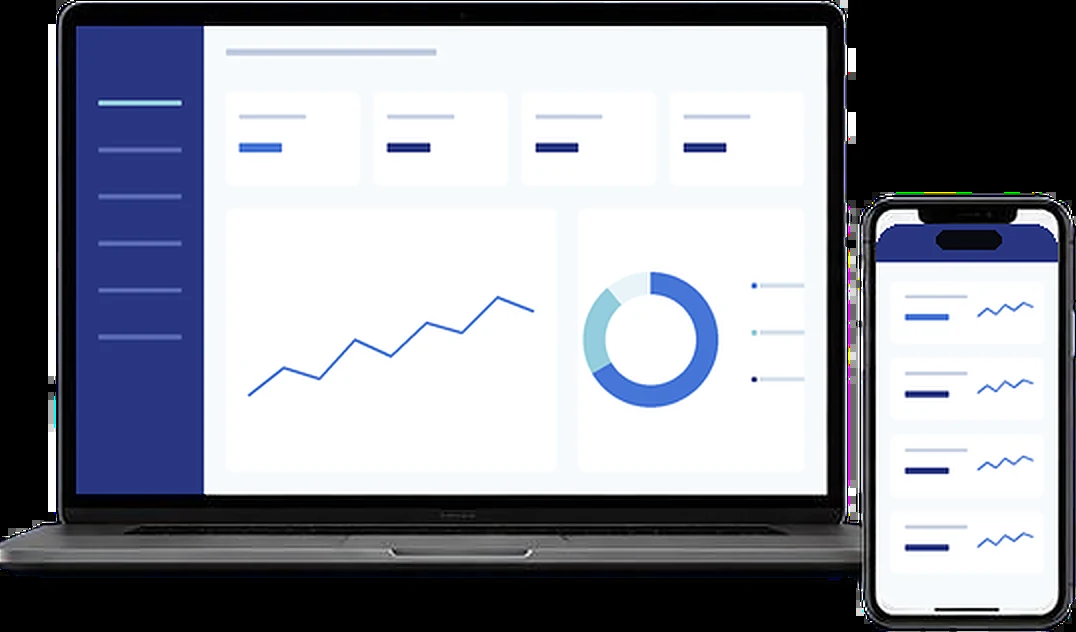
#> input picture build/catalog/qms-ent-cut.webp, 1076 x 632 px
$ python -i cutout_qms.py   (imports and definitions only)
#> lines starting #> are read from the running program, lines starting #| are printed output that depends on the picture
# Cuts the QMS tier pictures out of the catalogue (content/flyers/Sygnet QMS.pdf) into transparent WebP for the
# Queue Management System page (pages.mjs qmsPage). All come from p18 "Product Portfolio", the one slide that
# shows the three tiers side by side (native pixels of its embedded 1672x941 image):
#   qms-lite-cut   QMS Lite: two red segment token displays and the Sygnet call pad
#   qms-pro-cut    QMS Professional: the Sygnet touch kiosk, the operator console monitor and the Sygnet token display.
#                  The console's sample figures (average time, "days pending", the waiting minutes and the small
#                  red counts) are painted out with their own row colour; tokens, buttons and "Jump Token" stay.
#   qms-ent-cut    QMS Enterprise: the laptop and phone. Their screens were a mock dashboard full of figures
#                  (1,248 / 1,028 / 18 Min / 4.6/5 / 124), so both screens are redrawn here as a plain layout with
#                  no figures and no words: sidebar, four tiles, a trend line and a ring.
#   qms-kiosk-lg   the kiosk alone (for the token section), the same p18 kiosk enlarged
#   qms-callpad    the call pad alone (counter console section), from p19 where it stands clear and larger
# Ground: the slide's navy (blue well above red); devices are neutral greys, blacks and whites. The ground is
# what passes that test and touches the crop's border; the device is every large piece left, holes filled.
# Skipped on purpose: every dashboard, report and feedback screen (mock figures, sample names), every stock photo
# of people, the p2 "Challenge" and p16 "Why Sygnet" slides, the p19 contact block (it has the wrong email).
# Each cut-out is enlarged 2x with Lanczos and a light sharpen; the page caps the display size.
# Usage: py build/tools/cutout_qms.py "content/flyers"   (after crop_catalog.py; it keeps *-cut entries)
import sys, os, io, json
import numpy as np, pymupdf
from PIL import Image, ImageDraw, ImageFilter
from scipy import ndimage

SRC = sys.argv[1]; OUT = os.path.join(os.path.dirname(__file__), '..', 'catalog')
PDF = 'Sygnet QMS.pdf'


def page(n):
    d = pymupdf.open(os.path.join(SRC, PDF))
    xref = d[n - 1].get_images(full=True)[0][0]
    return Image.open(io.BytesIO(d.extract_image(xref)['image'])).convert('RGB')


def lum(a):
    return a[..., 0] * .299 + a[..., 1] * .587 + a[..., 2] * .114


def navy(a):
    return (a[..., 2] - a[..., 0] > 18) & (a[..., 2] - a[..., 1] > 8) & (lum(a) < 170)


def cut(im, keep=1, min_frac=.02, erode=1):
    a = np.asarray(im, dtype=np.float32)
    lab, n = ndimage.label(navy(a))
    border = set(np.unique(np.concatenate([lab[0], lab[-1], lab[:, 0], lab[:, -1]]))) - {0}
    fg = ~np.isin(lab, list(border))
    fg = ndimage.binary_opening(fg, iterations=1)
    lab, n = ndimage.label(fg)
    sizes = ndimage.sum(fg, lab, range(1, n + 1))
    order = np.argsort(sizes)[::-1][:keep]
    fg = np.isin(lab, [i + 1 for i in order if sizes[i] > min_frac * fg.size])
    fg = ndimage.binary_fill_holes(fg)
    return ndimage.binary_erosion(fg, iterations=erode) if erode else fg


def erase(im, box, tol=34):
    """paint out text inside box: each row takes the colour found just left and right of the box on that row"""
    a = np.asarray(im).copy()
    x0, y0, x1, y1 = box
    for y in range(y0, y1):
        side = np.concatenate([a[y, x0 - 5:x0], a[y, x1:x1 + 5]]).astype(int)
        a[y, x0:x1] = np.median(side, axis=0).astype(np.uint8)
    return Image.fromarray(a)


def fill(im, box, colour):
    im = im.copy(); ImageDraw.Draw(im).rectangle(box, fill=colour); return im


def screen_box(im, box, thr=200):
    """the bright screen inside a device: bounding box of the largest bright region in box"""
    a = np.asarray(im.crop(box), dtype=np.float32)
    lab, n = ndimage.label(lum(a) > thr)
    i = 1 + int(np.argmax(ndimage.sum(np.ones_like(lab), lab, range(1, n + 1))))
    ys, xs = np.nonzero(lab == i)
    return (box[0] + xs.min(), box[1] + ys.min(), box[0] + xs.max(), box[1] + ys.max())


def dashboard(size, phone=False):
    """a plain dashboard with no figures or words, drawn at 4x and reduced (brand colours)"""
#> called with size = (91, 192), phone = True
    w, h = size; k = 4
    im = Image.new('RGB', (w * k, h * k), (247, 250, 253)); d = ImageDraw.Draw(im)
#> after `im = Image.new('RGB', (w * k, h * k), (247, 250, 253))`:
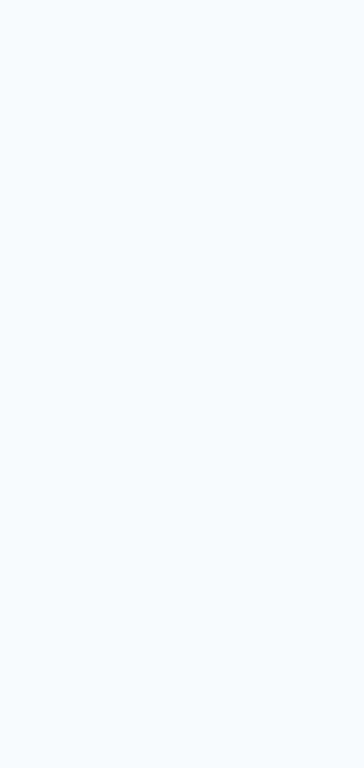
#> im: PIL image 364x768 RGB; mean R, G, B 247, 250, 253
    W, H = w * k, h * k
    ink, tint, line, blue, sky = (41, 54, 129), (232, 244, 248), (214, 226, 236), (70, 117, 215), (148, 205, 221)
    r = lambda b, c, rad=6: d.rounded_rectangle([int(v) for v in b], rad * k // 2, fill=c)
    if not phone:
        r((0, 0, W * .17, H), ink, 0)
        for i in range(6):
            r((W * .03, H * (.16 + i * .1), W * .14, H * (.16 + i * .1) + 2.2 * k), (90, 104, 180) if i else (148, 205, 221), 1)
        x0 = W * .2; cw = (W * .97 - x0 - 3 * W * .02) / 4
        r((x0, H * .05, x0 + W * .28, H * .05 + 3 * k), (190, 202, 222), 1)
        for i in range(4):
            cx = x0 + i * (cw + W * .02)
            r((cx, H * .14, cx + cw, H * .34), (255, 255, 255))
            r((cx + cw * .1, H * .19, cx + cw * .6, H * .19 + 2 * k), (200, 210, 228), 1)
            r((cx + cw * .1, H * .25, cx + cw * .42, H * .25 + 4.5 * k), (blue if i == 0 else ink), 1)
        r((x0, H * .39, x0 + W * .44, H * .95), (255, 255, 255))
        pts = [(x0 + W * .03 + j * W * .38 / 8, H * (.82 - .3 * v)) for j, v in enumerate([.1, .3, .22, .5, .38, .62, .55, .8, .7])]
        d.line(pts, fill=blue, width=int(1.6 * k), joint='curve')
        rx = x0 + W * .47
        r((rx, H * .39, W * .97, H * .95), (255, 255, 255))
        cx, cy, rr = rx + (W * .97 - rx) * .32, H * .67, min(W * .09, H * .2)
        d.ellipse((cx - rr, cy - rr, cx + rr, cy + rr), outline=tint, width=int(rr * .34))
        d.arc((cx - rr, cy - rr, cx + rr, cy + rr), -90, 150, fill=blue, width=int(rr * .34))
        d.arc((cx - rr, cy - rr, cx + rr, cy + rr), 150, 230, fill=sky, width=int(rr * .34))
        for i, c in enumerate((blue, sky, ink)):
            ly = H * (.55 + i * .1)
            r((cx + rr * 1.5, ly, cx + rr * 1.5 + 2.4 * k, ly + 2.4 * k), c, 1)
            r((cx + rr * 1.5 + 4 * k, ly, cx + rr * 1.5 + W * .07, ly + 2.2 * k), line, 1)
    else:
        r((0, 0, W, H * .1), ink, 0)
        for i in range(4):
            y = H * (.15 + i * .2)
            r((W * .08, y, W * .92, y + H * .16), (255, 255, 255))
            r((W * .16, y + H * .035, W * .5, y + H * .035 + 1.6 * k), (200, 210, 228), 1)
            r((W * .16, y + H * .085, W * .4, y + H * .085 + 3 * k), blue if i == 0 else ink, 1)
            pts = [(W * (.56 + j * .05), y + H * (.1 - .05 * v)) for j, v in enumerate([.2, .6, .3, .8, .5, .9, .7])]
            d.line(pts, fill=blue, width=int(1 * k))
    return im.resize(size, Image.LANCZOS)
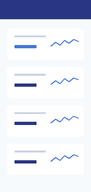
#> returned value: PIL image 91x192 RGB; mean R, G, B 224.8, 228.1, 239.1
#> `m = Image.new('L', ph.size, 0); ImageDraw.Draw(m).rounded_rectangle((0..`: m: PIL image 91x192 L; every value is 0


def finish(im, fg, cid, src, scale=2, feather=.7):
    mask = Image.fromarray((fg * 255).astype(np.uint8)).filter(ImageFilter.GaussianBlur(feather))
    out = im.convert('RGBA'); out.putalpha(mask)
    out = out.crop(mask.point(lambda v: 255 if v > 8 else 0).getbbox())
    out = out.resize((out.width * scale, out.height * scale), Image.LANCZOS)
    rgb = out.convert('RGB').filter(ImageFilter.UnsharpMask(radius=1.2, percent=60, threshold=2))
    rgb.putalpha(out.getchannel('A'))
    rgb.save(os.path.join(OUT, cid + '.webp'), 'WEBP', quality=88, alpha_quality=100, method=6)
    meta[cid] = {'w': rgb.width, 'h': rgb.height, 'ground': 'clear', 'source': f'{PDF} {src} (enlarged {scale}x)'}
    print(cid, rgb.size)


meta_path = os.path.join(OUT, 'catalog.json')
# [1 line not run here, left out]
# [1 line that did not run here, left out]

# QMS Lite: two segment displays and the call pad
# [1 line that did not run here, left out]
# [1 line not run here, left out]

# QMS Professional: kiosk, console monitor, token display; the console's figures painted out first
# (boxes in the crop's pixels: average time in the header, "3/7 Days Pending", the red counts, the waiting minutes)
# [1 line that did not run here, left out]
# [3 lines not run here, left out]

# QMS Enterprise: laptop and phone, both screens redrawn without figures
# [1 line that did not run here, left out]
# [1 line not run here, left out]
ph = dashboard((91, 192), phone=True)
# [3 lines not run here, left out]
# [1 line that did not run here, left out]
# [1 line not run here, left out]

# the kiosk alone (token section)
# [1 line that did not run here, left out]
# [1 line not run here, left out]

# the call pad alone (counter console section): p19, where it stands larger; a white rounded slab, so its own
# rounded rectangle is the mask (the laptop behind it is the same grey as its left edge)
# [1 line that did not run here, left out]
# [1 line that did not run here, left out]
finish(pad, np.asarray(mk) > 127, 'qms-callpad', 'p19')

json.dump(meta, open(meta_path, 'w'), indent=1)

>>> import cv2
>>> picture = cv2.imread('../catalog/qms-ent-cut.webp', cv2.IMREAD_GRAYSCALE)
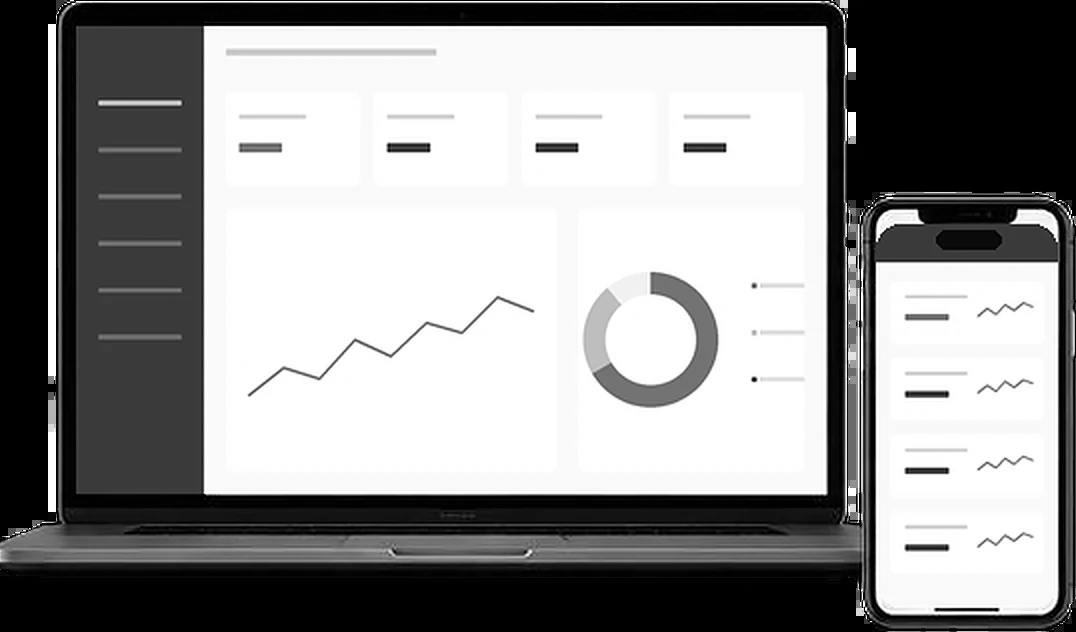
#> picture: shape (632, 1076); min 0, max 255, mean 146.2
>>> result = cut(picture)
#> in cut, `lab, n = ndimage.label(navy(a))`: lab = 632 values, max 3 at index 543, min 0 at index 0, mean 0.0127; n = 3
#> (the run stopped early here; a loop or call above may not have finished)
